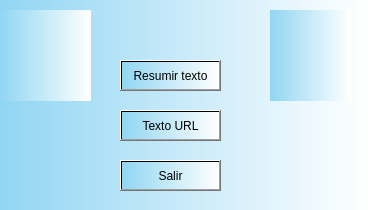
<?xml version="1.0" encoding="UTF-8"?>
<ui version="4.0">
 <class>Form_Menu_Principal</class>
 <widget class="QWidget" name="Form_Menu_Principal">
  <property name="geometry">
   <rect>
    <x>0</x>
    <y>0</y>
    <width>368</width>
    <height>210</height>
   </rect>
  </property>
  <property name="minimumSize">
   <size>
    <width>368</width>
    <height>210</height>
   </size>
  </property>
  <property name="windowTitle">
   <string>Menu pricipal</string>
  </property>
  <property name="styleSheet">
   <string notr="true">background-color: qlineargradient(spread:pad, x1:0, y1:0, x2:1, y2:0, stop:0 rgba(145, 214, 243, 255), stop:1 rgba(255, 255, 255, 255));</string>
  </property>
  <widget class="QPushButton" name="pushButton_resumir_texto">
   <property name="geometry">
    <rect>
     <x>120</x>
     <y>60</y>
     <width>101</width>
     <height>31</height>
    </rect>
   </property>
   <property name="styleSheet">
    <string notr="true">background-color: qlineargradient(spread:pad, x1:0, y1:0, x2:1, y2:0, stop:0 rgba(145, 214, 243, 255), stop:1 rgba(255, 255, 255, 255));</string>
   </property>
   <property name="text">
    <string>Resumir texto</string>
   </property>
  </widget>
  <widget class="QPushButton" name="pushButton_texto_url">
   <property name="geometry">
    <rect>
     <x>120</x>
     <y>110</y>
     <width>101</width>
     <height>31</height>
    </rect>
   </property>
   <property name="styleSheet">
    <string notr="true">background-color: qlineargradient(spread:pad, x1:0, y1:0, x2:1, y2:0, stop:0 rgba(145, 214, 243, 255), stop:1 rgba(255, 255, 255, 255));</string>
   </property>
   <property name="text">
    <string>Texto URL</string>
   </property>
  </widget>
  <widget class="QPushButton" name="pushButton_salir">
   <property name="geometry">
    <rect>
     <x>120</x>
     <y>160</y>
     <width>101</width>
     <height>31</height>
    </rect>
   </property>
   <property name="styleSheet">
    <string notr="true">background-color: qlineargradient(spread:pad, x1:0, y1:0, x2:1, y2:0, stop:0 rgba(145, 214, 243, 255), stop:1 rgba(255, 255, 255, 255));</string>
   </property>
   <property name="text">
    <string>Salir</string>
   </property>
  </widget>
  <widget class="QLabel" name="label_escudo_fi">
   <property name="geometry">
    <rect>
     <x>270</x>
     <y>10</y>
     <width>81</width>
     <height>91</height>
    </rect>
   </property>
   <property name="styleSheet">
    <string notr="true">border-image: url(:/escudofi/Imagenes/InterfazPrincipal/escudo_fi_color.png);</string>
   </property>
   <property name="text">
    <string/>
   </property>
  </widget>
  <widget class="QLabel" name="label_escudo_unam">
   <property name="geometry">
    <rect>
     <x>0</x>
     <y>10</y>
     <width>91</width>
     <height>91</height>
    </rect>
   </property>
   <property name="styleSheet">
    <string notr="true">image: url(:/escudoUnam/Imagenes/ImagenesSesion/unam.png);</string>
   </property>
   <property name="text">
    <string/>
   </property>
  </widget>
 </widget>
 <resources>
  <include location="../Logos/LogoVentanaInicio/LogoEscudoFi.qrc"/>
  <include location="../Logos/LogoVentanaInicio/LogoEscudoUNAM.qrc"/>
 </resources>
 <connections>
  <connection>
   <sender>pushButton_salir</sender>
   <signal>clicked()</signal>
   <receiver>Form_Menu_Principal</receiver>
   <slot>close()</slot>
   <hints>
    <hint type="sourcelabel">
     <x>196</x>
     <y>165</y>
    </hint>
    <hint type="destinationlabel">
     <x>295</x>
     <y>151</y>
    </hint>
   </hints>
  </connection>
 </connections>
</ui>
